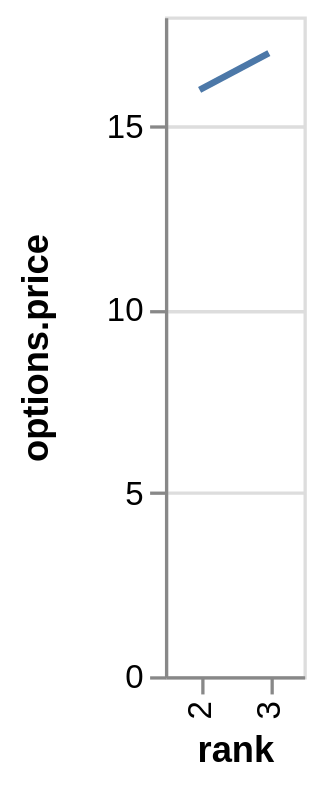

Vega-Lite specification for this chart:
### Vega specification from a JSON file in a GitHub repository (floating-point values rounded to 4 significant figures)
{"$schema": "https://vega.github.io/schema/vega/v4.json", "autosize": "pad", "padding": 5, "height": 200, "style": "cell", "data": [{"name": "source_0", "values": [{"rank": "1"}, {"rank": "2", "options": {"price": 16}}, {"rank": "3", "options": {"price": 17}}]}, {"name": "data_0", "source": "source_0", "transform": [{"type": "formula", "expr": "toNumber(datum[\"options\"] && datum[\"options\"][\"price\"])", "as": "options.price"}, {"type": "filter", "expr": "datum.options != null"}]}], "signals": [{"name": "x_step", "value": 21}, {"name": "width", "update": "bandspace(domain('x').length, 1, 0.5) * x_step"}], "marks": [{"name": "marks", "type": "line", "style": ["line"], "sort": {"field": "datum[\"rank\"]", "order": "descending"}, "from": {"data": "data_0"}, "encode": {"update": {"stroke": {"value": "#4c78a8"}, "x": {"scale": "x", "field": "rank"}, "y": {"scale": "y", "field": "options\\.price"}, "defined": {"signal": "datum[\"options.price\"] !== null && !isNaN(datum[\"options.price\"])"}}}}], "scales": [{"name": "x", "type": "point", "domain": {"data": "data_0", "field": "rank", "sort": true}, "range": {"step": {"signal": "x_step"}}, "padding": 0.5}, {"name": "y", "type": "linear", "domain": {"data": "data_0", "field": "options\\.price"}, "range": [{"signal": "height"}, 0], "nice": true, "zero": true}], "axes": [{"scale": "x", "orient": "bottom", "grid": false, "title": "rank", "labelBaseline": "middle", "labelAngle": 270, "labelAlign": "right", "labelOverlap": true, "zindex": 1}, {"scale": "y", "orient": "left", "grid": false, "title": "options.price", "labelOverlap": true, "tickCount": {"signal": "ceil(height/40)"}, "zindex": 1}, {"scale": "y", "orient": "left", "grid": true, "tickCount": {"signal": "ceil(height/40)"}, "gridScale": "x", "domain": false, "labels": false, "maxExtent": 0, "minExtent": 0, "ticks": false, "zindex": 0}], "config": {"axisY": {"minExtent": 30}}}
